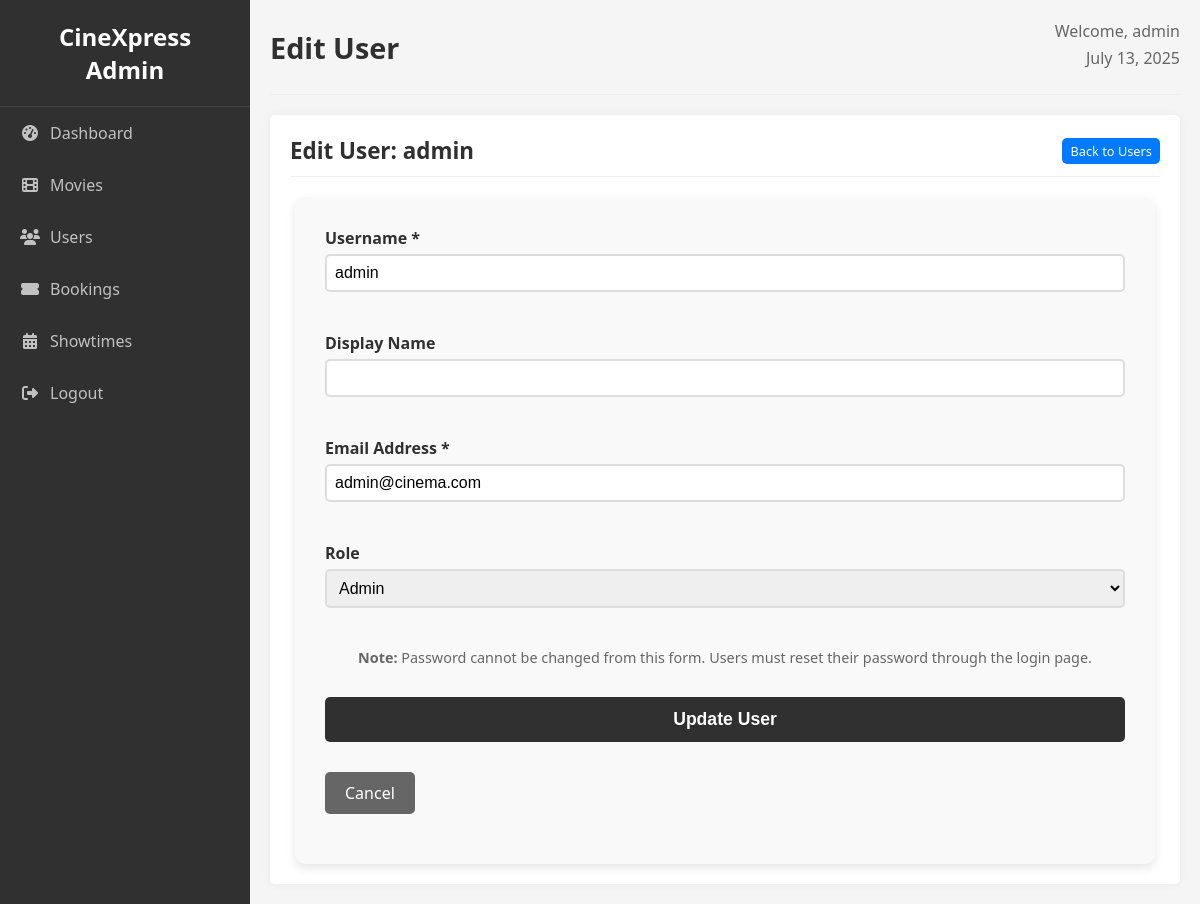
Screenshot of /admin/editUser.php?id=1 (signed in) with the database file from the repository.
### tables this page shows
CREATE TABLE users (
    id INT PRIMARY KEY AUTO_INCREMENT,
    username VARCHAR(50) UNIQUE NOT NULL,
    display_name VARCHAR(100) DEFAULT NULL,
    email VARCHAR(100) UNIQUE NOT NULL,
    password VARCHAR(255) NOT NULL,
    role ENUM('admin', 'user') DEFAULT 'user',
    phone_number VARCHAR(20) DEFAULT NULL,
    preferred_genres VARCHAR(255) DEFAULT NULL,
    created_at TIMESTAMP DEFAULT CURRENT_TIMESTAMP
);

### includes/helpers.php (called while the page is built, shortened)
<?php
function e($string) {
    return htmlspecialchars($string, ENT_QUOTES, 'UTF-8');
}
?>

### admin/editUser.php (the view, shortened to what this page needs)
<?php
include '../includes/init.php';
$user_id = (int) $_GET['id'];
$stmt = $conn->prepare("SELECT * FROM users WHERE id = ?");
$stmt->bind_param("i", $user_id);
$stmt->execute();
$user = $stmt->get_result()->fetch_assoc();
?>
<!DOCTYPE html>
<html lang="en">
<head>
    <link rel="stylesheet" href="../assets/css/style.css">
    <link rel="stylesheet" href="https://cdnjs.cloudflare.com/ajax/libs/font-awesome/6.4.0/css/all.min.css">
</head>
<body>
    <div class="admin-wrapper">
        <main class="admin-content">
            <div class="admin-header">
                <div class="admin-title">
                    <h1>Edit User</h1>
                </div>
                <div class="admin-user">
                    <span>Welcome, <?php echo e($_SESSION['display_name'] ?? $_SESSION['username']); ?></span>
                    <span><?php echo date('F j, Y'); ?></span>
                </div>
            </div>
            <div class="admin-section">
                <div class="admin-section-header" style="display: flex; justify-content: space-between; align-items: center;">
                    <h2>Edit User: <?php echo e($user['username']); ?></h2>
                    <a href="manageUsers.php" class="movie-action-button edit-button" style="font-size: 0.8em; padding: 4px 8px;">Back to Users</a>
                </div>
                <div class="form-container">
                    <form method="POST" class="movie-form">
                        <div class="form-group">
                            <label for="username">Username *</label>
                            <input type="text" id="username" name="username" required value="<?php echo e($user['username']); ?>" style="width: 100%; padding: 8px; box-sizing: border-box;">
                        </div>
                        <div class="form-group">
                            <label for="display_name">Display Name</label>
                            <input type="text" id="display_name" name="display_name" value="<?php echo e($user['display_name']); ?>" style="width: 100%; padding: 8px; box-sizing: border-box;">
                        </div>
                        <div class="form-group">
                            <label for="email">Email Address *</label>
                            <input type="email" id="email" name="email" required value="<?php echo e($user['email']); ?>" style="width: 100%; padding: 8px; box-sizing: border-box;">
                        </div>
                        <div class="form-group">
                            <label for="role">Role</label>
                            <select id="role" name="role" style="width: 100%; padding: 8px; box-sizing: border-box;">
                                <option value="admin" <?php echo ($user['role'] === 'admin') ? 'selected' : ''; ?>>Admin</option>
                            </select>
                        </div>
                        <div class="form-group">
                            <p style="font-size: 0.9em; color: #666; margin: 10px 0;">
                                <strong>Note:</strong> Password cannot be changed from this form. Users must reset their password through the login page.
                            </p>
                        </div>
                        <div class="button-container">
                            <button type="submit" class="button primary-button">Update User</button>
                            <a href="manageUsers.php" class="button secondary-button">Cancel</a>
                        </div>
                    </form>
                </div>
            </div>
        </main>
    </div>
</body>
</html>

### assets/css/style.css (style rules this page uses)
body { margin: 0; padding: 0; font-family: "Segoe UI", sans-serif; background-color: #f8f8f8; color: #303030; }
h1 { color: #ffffff; }
h2 { color: #303030; }
.button { display: inline-block; background-color: #303030; color: #fff; padding: 10px 20px; border: none; text-decoration: none; border-radius: 5px; margin: 10px auto 20px auto; transition: all 0.3s ease; cursor: pointer; font-weight: 500; text-align: center; }
.primary-button { background-color: #1e88e5; color: white; font-weight: bold; }
.secondary-button { background-color: #666; }
form { max-width: 450px; margin: 0 auto; padding: 30px; background: #f9f9f9; border-radius: 10px; box-shadow: 0 4px 10px rgba(0, 0, 0, 0.1); }
form input[type="text"], form input[type="email"], form input[type="password"], form select, form textarea { width: 100%; padding: 12px; margin-bottom: 20px; border-radius: 5px; border: 2px solid #ddd; font-size: 1em; transition: border-color 0.3s; box-sizing: border-box; }
form label { font-weight: bold; color: #303030; display: block; margin-bottom: 8px; }
form button[type="submit"] { width: 100%; padding: 12px; background-color: #303030; color: white; border: none; border-radius: 5px; font-size: 1.1em; cursor: pointer; transition: background-color 0.3s; }
form p { text-align: center; font-size: 0.95em; }
.admin-wrapper { display: flex; min-height: 100vh; background-color: #f5f5f5; }
.admin-content { flex: 1; margin-left: 250px; padding: 20px; }
.admin-header { display: flex; justify-content: space-between; align-items: center; margin-bottom: 20px; padding-bottom: 20px; border-bottom: 1px solid #eee; }
.admin-title h1 { margin: 0; font-size: 1.8rem; color: #303030; }
.admin-user { display: flex; flex-direction: column; align-items: flex-end; }
.admin-user span { margin-bottom: 5px; color: #666; }
.admin-section { background: #fff; border-radius: 5px; padding: 20px; box-shadow: 0 0 10px rgba(0, 0, 0, 0.05); }
.movie-form { max-width: 800px; margin: 0 auto; }
.form-group { margin-bottom: 20px; }
.form-group label { display: block; margin-bottom: 5px; font-weight: 600; }
.admin-section-header { margin-bottom: 20px; border-bottom: 1px solid #eee; padding-bottom: 10px; }
.admin-section-header h2 { margin: 0; font-size: 1.4rem; color: #303030; }
.movie-action-button { display: inline-block; padding: 10px 15px; border-radius: 5px; text-decoration: none; color: #fff; font-weight: 500; transition: all 0.3s ease; }
.edit-button { background-color: #007bff; }

### rows the page displays
users: username "admin", email "admin@cinema.com", role "Admin"

### other values shown
$item[0] "Dashboard"
$item[0] "Movies"
$item[0] "Users"
$item[0] "Bookings"
$item[0] "Showtimes"
$item[0] "Logout"
$_SESSION['display_name'] "admin"
